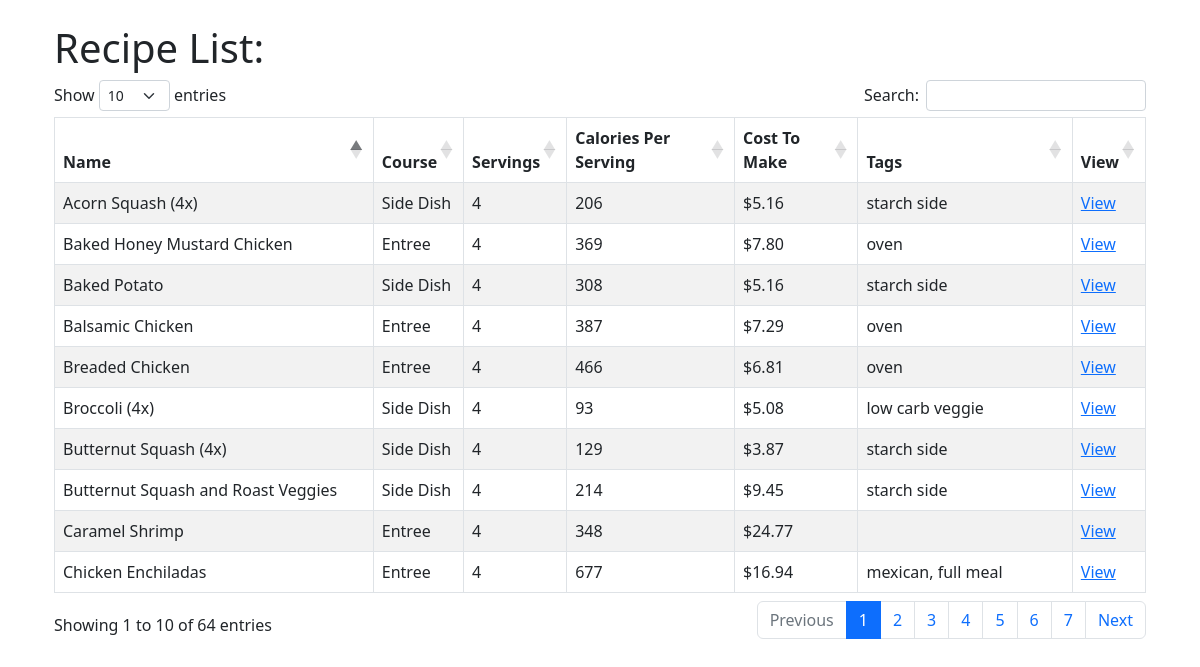
/view_recipes, run on the app's committed database.
### models.py (models this page shows, shortened)
class Recipe(db.Model):
    id = db.Column(db.Integer, primary_key=True)
    name = db.Column(db.String(100))
    course = db.Column(db.String(30))
    servings = db.Column(db.Float)
    serving_size = db.Column(db.String(30))
    tags = db.Column(db.Text)
    def get_total_cost(self):
        x = [x.qty for x in RecipeIngredient.query.filter_by(rid=self.id).all()]
        y = [
            y.ingredient.u_price
            for y in RecipeIngredient.query.filter_by(rid=self.id).all()
        ]
        tc = []
        for num1, num2 in zip(x, y):
            tc.append(num1 * num2)
        return sum(tc)
    def get_total_calories(self):
        a = [a.qty for a in RecipeIngredient.query.filter_by(rid=self.id).all()]
        p = [
            p.ingredient.protein
            for p in RecipeIngredient.query.filter_by(rid=self.id).all()
        ]
        c = [
            c.ingredient.carbs
            for c in RecipeIngredient.query.filter_by(rid=self.id).all()
        ]
        f = [
            f.ingredient.fat
            for f in RecipeIngredient.query.filter_by(rid=self.id).all()
        ]
        tp = []
        for num1, num2 in zip(a, p):
            tp.append((num1 * num2) * 4)
        tc = []
        for num1, num2 in zip(a, c):
            tc.append((num1 * num2) * 4)
        tf = []
        for num1, num2 in zip(a, f):
            tf.append((num1 * num2) * 9)
        gtl = (sum(tf)) + (sum(tp)) + (sum(tc))
        return gtl

class RecipeIngredient(db.Model):
    id = db.Column(db.Integer, primary_key=True)
    rid = db.Column(db.Integer, db.ForeignKey("recipe.id"))
    iid = db.Column(db.Integer, db.ForeignKey("ingredient.id"))
    qty = db.Column(db.Float)
    unit_suffix = db.Column(db.String(50))
    ingredient_color_tag = db.Column(db.String(20))

class Ingredient(db.Model):
    __tablename__ = "ingredient"
    id = db.Column(db.Integer, primary_key=True)
    name = db.Column(db.String(120), nullable=False)
    icalories = db.Column(db.Float)
    protein = db.Column(db.Float)
    carbs = db.Column(db.Float)
    fat = db.Column(db.Float)
    fiber = db.Column(db.Float)
    sugar = db.Column(db.Float)
    item_unit_size = db.Column(db.Float)  # How many units of item at store
    item_price = db.Column(db.Float)  # Price for full item at store
    u_price = db.Column(db.Float)
    aisle_id = db.Column(db.Integer, db.ForeignKey("aisle.id"))
    ingredients = db.relationship("RecipeIngredient", backref="ingredient")

### main.py (the view)
@app.route("/view_recipes")
def no_edit_recipe_list():
    recipe_list = Recipe.query.order_by(Recipe.name)
    return render_template("/recipes/no_edit_recipe_list.html", recipe_list=recipe_list)

### templates/recipes/no_edit_recipe_list.html (shortened to what this page needs)
<!DOCTYPE html>
<html lang="en">
  <head>
    <link
      href="{{ url_for('static', filename='css/select2.css') }}"
      rel="stylesheet"
    />
    <link rel="stylesheet" type="text/css" href="https://cdn.datatables.net/1.10.25/css/dataTables.bootstrap5.css">
    {% extends 'base_no_edit.html' %} {% block content %}
  </head>
  <body>
    <div class="container">
      <h1>Recipe List:</h1>
      <table id="data" class="table table-hover table-bordered table-striped">
        <thead>
          <tr>
          <th>Name</th>
          <th>Course</th>
          <th>Servings</th>
          <th>Calories Per Serving</th>
          <th>Cost To Make</th>
          <th>Tags</th>
          <th>View</th>
        </tr>
        </thead>
        <tbody>
        {% for recipe_table in recipe_list %}
        <tr>
          <td>{{recipe_table.name}}</td> <td>{{recipe_table.course}}</td><td>{{(' %0.0f'|format(recipe_table.servings)) if (recipe_table.servings%1==0) else (' %0.2f'|format(recipe_table.servings))}}</td><td>{{'%0.0f'|format((recipe_table.get_total_calories())/recipe_table.servings)}}</td> <td>{{'$%0.2f'|format(recipe_table.get_total_cost())}}</td> <td>{{recipe_table.tags}} </td><td><a href="{{url_for('no_edit_view_recipe', id=recipe_table.id)}}">
          View</td>
        </tr>
        {% endfor %}
      </tbody>
      </table>
    </div>
  </body>
  {% endblock %}

### data on the page
Recipe: name "Acorn Squash (4x)", course "Side Dish", servings "4", tags "starch side"
RecipeIngredient: (recipe_table.get_total_calories())/recipe_table.servings "206", get_total_cost "$5.16"
Recipe: name "Baked Honey Mustard Chicken", course "Entree", servings "4", tags "oven"
RecipeIngredient: (recipe_table.get_total_calories())/recipe_table.servings "369", get_total_cost "$7.80"
Recipe: name "Baked Potato", course "Side Dish", servings "4", tags "starch side"
RecipeIngredient: (recipe_table.get_total_calories())/recipe_table.servings "308", get_total_cost "$5.16"
Recipe: name "Balsamic Chicken", course "Entree", servings "4", tags "oven"
RecipeIngredient: (recipe_table.get_total_calories())/recipe_table.servings "387", get_total_cost "$7.29"
Recipe: name "Breaded Chicken", course "Entree", servings "4", tags "oven"
RecipeIngredient: (recipe_table.get_total_calories())/recipe_table.servings "466", get_total_cost "$6.81"
Recipe: name "Broccoli (4x)", course "Side Dish", servings "4", tags "low carb veggie"
RecipeIngredient: (recipe_table.get_total_calories())/recipe_table.servings "93", get_total_cost "$5.08"
Recipe: name "Butternut Squash (4x)", course "Side Dish", servings "4", tags "starch side"
RecipeIngredient: (recipe_table.get_total_calories())/recipe_table.servings "129", get_total_cost "$3.87"
Recipe: name "Butternut Squash and Roast Veggies", course "Side Dish", servings "4", tags "starch side"
RecipeIngredient: (recipe_table.get_total_calories())/recipe_table.servings "214", get_total_cost "$9.45"
Recipe: name "Caramel Shrimp", course "Entree", servings "4"
RecipeIngredient: (recipe_table.get_total_calories())/recipe_table.servings "348", get_total_cost "$24.77"
Recipe: name "Chicken Enchiladas", course "Entree", servings "4", tags "mexican, full meal"
RecipeIngredient: (recipe_table.get_total_calories())/recipe_table.servings "677", get_total_cost "$16.94"
